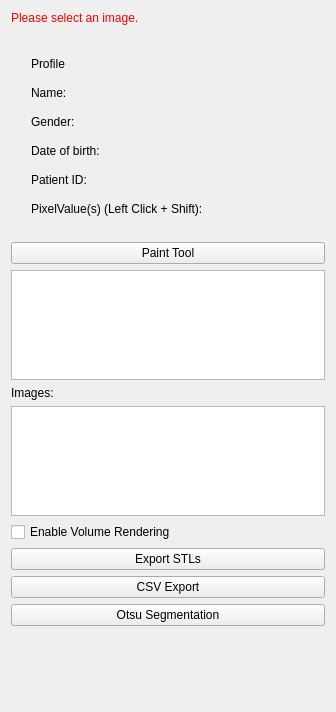
<?xml version="1.0" encoding="UTF-8"?>
<ui version="4.0">
 <class>AwesomeViewControls</class>
 <widget class="QWidget" name="AwesomeViewControls">
  <property name="geometry">
   <rect>
    <x>0</x>
    <y>0</y>
    <width>336</width>
    <height>712</height>
   </rect>
  </property>
  <property name="windowTitle">
   <string>Awesome View</string>
  </property>
  <layout class="QVBoxLayout" name="verticalLayout">
   <item>
    <widget class="QLabel" name="selectImageLabel">
     <property name="styleSheet">
      <string notr="true">QLabel { color: rgb(255, 0, 0) }</string>
     </property>
     <property name="text">
      <string>Please select an image.</string>
     </property>
    </widget>
   </item>
   <item>
    <widget class="QWidget" name="widget" native="true">
     <layout class="QHBoxLayout" name="horizontalLayout">
      <property name="leftMargin">
       <number>0</number>
      </property>
      <property name="topMargin">
       <number>0</number>
      </property>
      <property name="rightMargin">
       <number>0</number>
      </property>
      <property name="bottomMargin">
       <number>0</number>
      </property>
     </layout>
    </widget>
   </item>
   <item>
    <layout class="QFormLayout" name="PatientInfolayout">
     <property name="horizontalSpacing">
      <number>0</number>
     </property>
     <property name="verticalSpacing">
      <number>15</number>
     </property>
     <property name="leftMargin">
      <number>20</number>
     </property>
     <property name="topMargin">
      <number>20</number>
     </property>
     <property name="bottomMargin">
      <number>20</number>
     </property>
     <item row="0" column="0">
      <widget class="QLabel" name="Profil_title_label">
       <property name="text">
        <string>Profile</string>
       </property>
      </widget>
     </item>
     <item row="1" column="0">
      <widget class="QLabel" name="label_8">
       <property name="text">
        <string>Name:</string>
       </property>
      </widget>
     </item>
     <item row="1" column="1">
      <widget class="QLabel" name="PatientName_label">
       <property name="text">
        <string/>
       </property>
      </widget>
     </item>
     <item row="2" column="0">
      <widget class="QLabel" name="label_11">
       <property name="text">
        <string>Gender:</string>
       </property>
      </widget>
     </item>
     <item row="2" column="1">
      <widget class="QLabel" name="PatientGender_label">
       <property name="text">
        <string/>
       </property>
      </widget>
     </item>
     <item row="3" column="0">
      <widget class="QLabel" name="label_9">
       <property name="text">
        <string>Date of birth:</string>
       </property>
      </widget>
     </item>
     <item row="3" column="1">
      <widget class="QLabel" name="PatientDOB_label">
       <property name="text">
        <string/>
       </property>
      </widget>
     </item>
     <item row="4" column="0">
      <widget class="QLabel" name="label_10">
       <property name="text">
        <string>Patient ID:</string>
       </property>
      </widget>
     </item>
     <item row="4" column="1">
      <widget class="QLabel" name="PatientID_label">
       <property name="text">
        <string/>
       </property>
      </widget>
     </item>
     <item row="5" column="0">
      <widget class="QLabel" name="pixelValue">
       <property name="text">
        <string>PixelValue(s) (Left Click + Shift):</string>
       </property>
      </widget>
     </item>
    </layout>
   </item>
   <item>
    <widget class="QPushButton" name="paintButton">
     <property name="text">
      <string>Paint Tool</string>
     </property>
    </widget>
   </item>
   <item>
    <widget class="QTableWidget" name="m_LabelSetTableWidget"/>
   </item>
   <item>
    <widget class="QLabel" name="label">
     <property name="text">
      <string>Images:</string>
     </property>
    </widget>
   </item>
   <item>
    <widget class="QListWidget" name="listWidget"/>
   </item>
   <item>
    <widget class="QCheckBox" name="m_VolRenderingButton">
     <property name="text">
      <string>Enable Volume Rendering</string>
     </property>
    </widget>
   </item>
   <item>
    <widget class="QPushButton" name="STLsExport_button">
     <property name="text">
      <string>Export STLs</string>
     </property>
    </widget>
   </item>
   <item>
    <widget class="QPushButton" name="pbExportCSV">
     <property name="text">
      <string>CSV Export</string>
     </property>
    </widget>
   </item>
   <item>
    <widget class="QPushButton" name="pushButtonOtsuSegmentation">
     <property name="text">
      <string>Otsu Segmentation</string>
     </property>
    </widget>
   </item>
   <item>
    <spacer name="verticalSpacer">
     <property name="orientation">
      <enum>Qt::Vertical</enum>
     </property>
     <property name="sizeType">
      <enum>QSizePolicy::Fixed</enum>
     </property>
     <property name="sizeHint" stdset="0">
      <size>
       <width>20</width>
       <height>75</height>
      </size>
     </property>
    </spacer>
   </item>
  </layout>
 </widget>
 <layoutdefault spacing="6" margin="11"/>
 <resources/>
 <connections/>
</ui>
